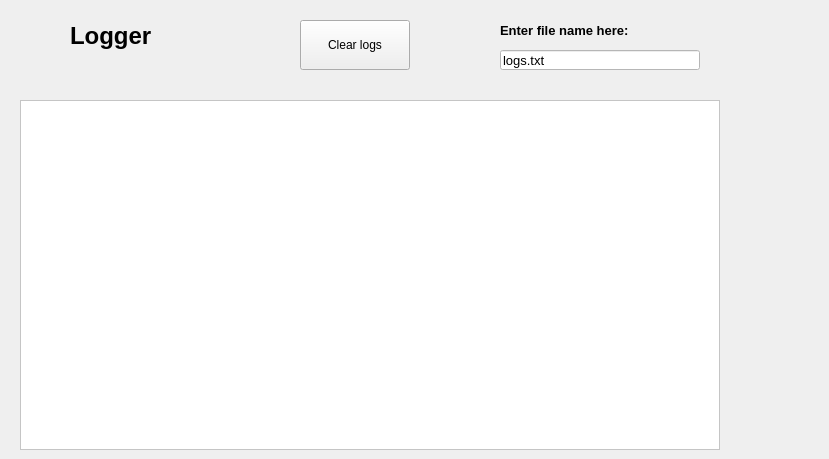
      <widget class="QWidget" name="LoggerTab">
        <attribute name="title">
          <string>Logger</string>
        </attribute>

        <!-- Add logo at top left corner -->
        <widget class="QLabel" name="InfoIcon">
          <property name="geometry">
            <rect>
              <x>10</x>
              <y>10</y>
              <width>51</width>
              <height>51</height>
            </rect>
          </property>
          <property name="text">
            <string/>
          </property>
          <property name="pixmap">
            <pixmap>images/logs_icon.png</pixmap>
          </property>
          <property name="scaledContents">
            <bool>true</bool>
          </property>
        </widget>

        <!-- 
        Add Text next to question mark logo saying:
        "logger"
        -->
        <widget class="QLabel" name="InfoText">
          <property name="geometry">
            <rect>
              <x>70</x>
              <y>10</y>
              <width>750</width>
              <height>51</height>
            </rect>
          </property>
          <property name="font">
            <font>
              <pointsize>18</pointsize>
              <weight>75</weight>
              <bold>true</bold>
            </font>
          </property>
          <property name="text">
            <string>Logger</string>
          </property>
        </widget>

        <!-- Button to clear logs -->
        <widget class="QPushButton" name="clearLogs">
          <property name="geometry">
            <rect>
              <x>300</x>
              <y>20</y>
              <width>110</width>
              <height>50</height>
            </rect>
          </property>
          <property name="text">
            <string>Clear logs</string>
          </property>
        </widget>

        <!-- Logger TEXT of logs file -->
        <widget class="QLabel" name="loggerLabelLogsFile">
          <property name="geometry">
            <rect>
              <x>500</x>
              <y>20</y>
              <width>200</width>
              <height>20</height>
            </rect>
          </property>
          <property name="font">
            <font>
              <pointsize>10</pointsize>
              <weight>75</weight>
              <bold>true</bold>
            </font>
          </property>
          <property name="text">
            <string>Enter file name here:</string>
          </property>
        </widget>

        <!-- Loger LINE EDIT log file -->
        <widget class="QLineEdit" name="loggerLineEditLogsFile">
          <property name="geometry">
            <rect>
              <x>500</x>
              <y>50</y>
              <width>200</width>
              <height>20</height>
            </rect>
          </property>
          <property name="font">
            <font>
              <pointsize>10</pointsize>
            </font>
          </property>
          <property name="placeholderText">
            <string>Type file name here...</string>
          </property>
          <property name="styleSheet">
            <string notr="true">background-color: rgb(255, 255, 255);</string>
          </property>
          <property name="text">
            <string>logs.txt</string>
          </property>
        </widget>

        <!-- The logs are displayed here -->
        <widget class="QTextEdit" name="loggercmd">
          <property name="geometry">
            <rect>
              <x>20</x>
              <y>100</y>
              <width>700</width>
              <height>350</height>
            </rect>
          </property>
          <property name="font">
            <font>
              <pointsize>5</pointsize>
            </font>
          </property>
          <property name="styleSheet">
            <string notr="true">background-color: rgb(255, 255, 255);</string>
          </property>
        </widget>

      </widget>
